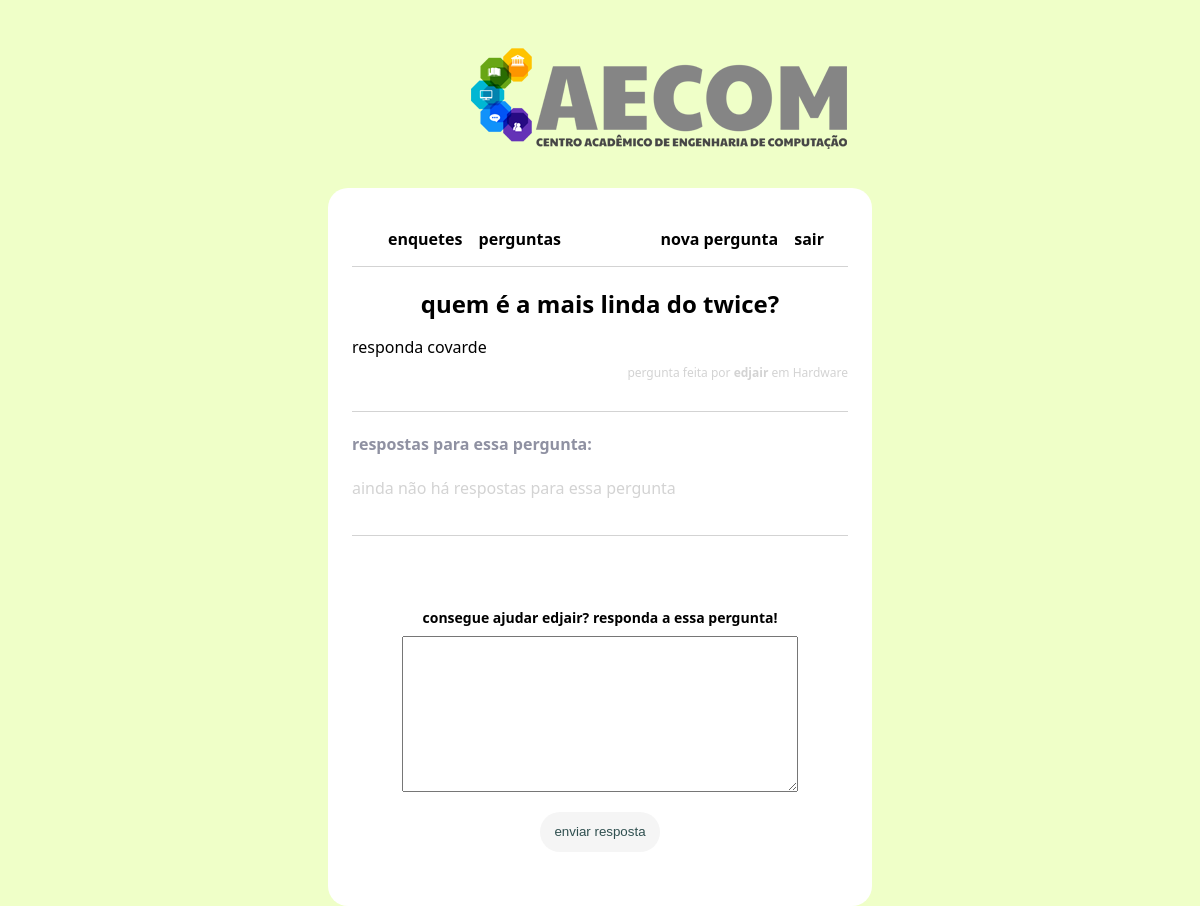
The app's page /questao/1 (signed in) with its own data.
### main/models.py (models this page shows, shortened)
class Questao(models.Model):
    area_choices = [
        ["Matemática", "Matemática"],
        ["Hardware", "Hardware"],
        ["Software", "Software"],
        ["Inteligência Artificial", "Inteligência Artificial"],
        ["Lógica", "Lógica"],
        ["Programação", "Programação"],
        ["Física", "Física"],
        ["Química", "Química"],
        ["Ciclo Básico", "Ciclo Básico"]
    ]
    author = models.ForeignKey(User, null=False, on_delete=models.CASCADE)
    title = models.CharField(max_length=200, null=False)
    body = models.TextField(null=False)
    area = models.CharField(max_length=200, choices=area_choices, null=False, default='Ciclo Básico')
    created_at = models.DateTimeField(auto_now_add=True)
    updated_at = models.DateTimeField(auto_now=True)

### main/views.py (the view, shortened to what this page needs)
# urls.py: path('questao/<int:id>', views.questionPage, name='question'),
@login_required(login_url='login')
def questionPage(request, id):
    response_form = NewResponseForm()
    reply_form = NewReplyForm()
    question = Questao.objects.get(id=id)
    context = {
        'question': question,
        'response_form': response_form,
        'reply_form':  reply_form,
    }
    return render(request, 'question.html', context)

### main/forms.py
class NewResponseForm(forms.ModelForm):
    class Meta:
        model = Resposta
        fields = ['body']

class NewReplyForm(forms.ModelForm):
    class Meta:
        model = Resposta
        fields = ['body']
        widgets = {
            'body': forms.Textarea(attrs={
                'rows': 2,
                'placeholder': 'no que você está pensando?'
            })
        }

### main/templates/question.html (shortened to what this page needs)
{% extends 'layouts/page.html' %}
{% block content %}
<div class="page question-page">
<h2 class="question-title">{{question.title}}</h2>
<p class="question-body">{{question.body}}</p>
<small class="question-author">pergunta feita por <b>{{question.author.username}}</b> em {{question.area}}</small>
<div class="responses-container">
    <h4 class="responses-container-heading">respostas para essa pergunta:</h4>
    {% if not question.responses.all %}
        <p class="no-responses-text">ainda não há respostas para essa pergunta</p>
    {% else %}
        {% for response in question.get_responses %}
            {% include 'components/response.html' with response=response%}
        {% endfor %}
    {% endif %}
</div>
{% if user.is_authenticated %}
<form method="POST" action="" class="response-form">
    <div class="fieldWrapper">
        <div class="help-me-response"><label for="{{response_form.body.id_for_label}}">consegue ajudar {{question.author.username}}? responda a essa pergunta!</label></div>
        {{response_form.body}}
    </div>
    <input type="submit" value="enviar resposta" class="submit-button"/>
</form>
{% endif %}
</div>
{% endblock %}

### main/static/css/styles.css (style rules this page uses)
html, .name { position:relative; display: block; width: 50%; margin: 0 auto; height:100px; padding: 20px; flex: auto; }
body { font-family: 'Segoe UI'; background-color: #EFFFC8; }
*, *::after, *::before { box-sizing: border-box; }
.page { display: flex; flex-direction: column; }
.fieldWrapper { display: flex; flex-direction: column; margin: 20px; }
.fieldWrapper label { font-size: 14px; font-weight: 600; text-transform: lowercase; margin-bottom: 10px; }
.submit-button { display:block; width: 120px; height: 40px; border: none; border-radius: 20px; background-color: whitesmoke; color: darkslategray; margin: 0 auto; cursor: pointer; transition: all 1s; }
.question-title { font-weight: 900; margin: 20px auto 0 auto; }
.question-body { margin-bottom: 6px; text-align: justify; }
.question-author { font-size: 12px; color: lightgray; text-align: right; }
.responses-container { border-top: 1px solid lightgray; margin-top: 30px; }
.responses-container-heading { color: #8F91A2; }
.no-responses-text { color: lightgray; }
.help-me-response { margin: 20px auto 0 auto; margin-bottom: 8px; }
.response-form { margin-top: 20px; border-top: 1px solid lightgray; padding: 30px; }

### records on screen
Questao: title "quem é a mais linda do twice?", body "responda covarde", author.username "edjair", area "Hardware"
